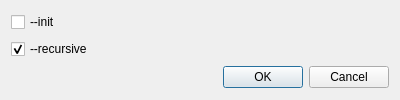
<?xml version="1.0" encoding="UTF-8"?>
<ui version="4.0">
 <class>SubmoduleUpdateDialog</class>
 <widget class="QDialog" name="SubmoduleUpdateDialog">
  <property name="geometry">
   <rect>
    <x>0</x>
    <y>0</y>
    <width>400</width>
    <height>100</height>
   </rect>
  </property>
  <property name="windowTitle">
   <string>Submodule Update</string>
  </property>
  <layout class="QVBoxLayout" name="verticalLayout">
   <item>
    <widget class="QCheckBox" name="checkBox_init">
     <property name="text">
      <string>--init</string>
     </property>
    </widget>
   </item>
   <item>
    <widget class="QCheckBox" name="checkBox_recursive">
     <property name="text">
      <string>--recursive</string>
     </property>
     <property name="checked">
      <bool>true</bool>
     </property>
    </widget>
   </item>
   <item>
    <layout class="QHBoxLayout" name="horizontalLayout">
     <item>
      <spacer name="horizontalSpacer">
       <property name="orientation">
        <enum>Qt::Horizontal</enum>
       </property>
       <property name="sizeHint" stdset="0">
        <size>
         <width>40</width>
         <height>20</height>
        </size>
       </property>
      </spacer>
     </item>
     <item>
      <widget class="QPushButton" name="pushButton_ok">
       <property name="text">
        <string>OK</string>
       </property>
       <property name="default">
        <bool>true</bool>
       </property>
      </widget>
     </item>
     <item>
      <widget class="QPushButton" name="pushButton_cancel">
       <property name="text">
        <string>Cancel</string>
       </property>
      </widget>
     </item>
    </layout>
   </item>
  </layout>
 </widget>
 <resources/>
 <connections>
  <connection>
   <sender>pushButton_ok</sender>
   <signal>clicked()</signal>
   <receiver>SubmoduleUpdateDialog</receiver>
   <slot>accept()</slot>
   <hints>
    <hint type="sourcelabel">
     <x>230</x>
     <y>72</y>
    </hint>
    <hint type="destinationlabel">
     <x>217</x>
     <y>73</y>
    </hint>
   </hints>
  </connection>
  <connection>
   <sender>pushButton_cancel</sender>
   <signal>clicked()</signal>
   <receiver>SubmoduleUpdateDialog</receiver>
   <slot>reject()</slot>
   <hints>
    <hint type="sourcelabel">
     <x>377</x>
     <y>71</y>
    </hint>
    <hint type="destinationlabel">
     <x>392</x>
     <y>70</y>
    </hint>
   </hints>
  </connection>
 </connections>
</ui>
